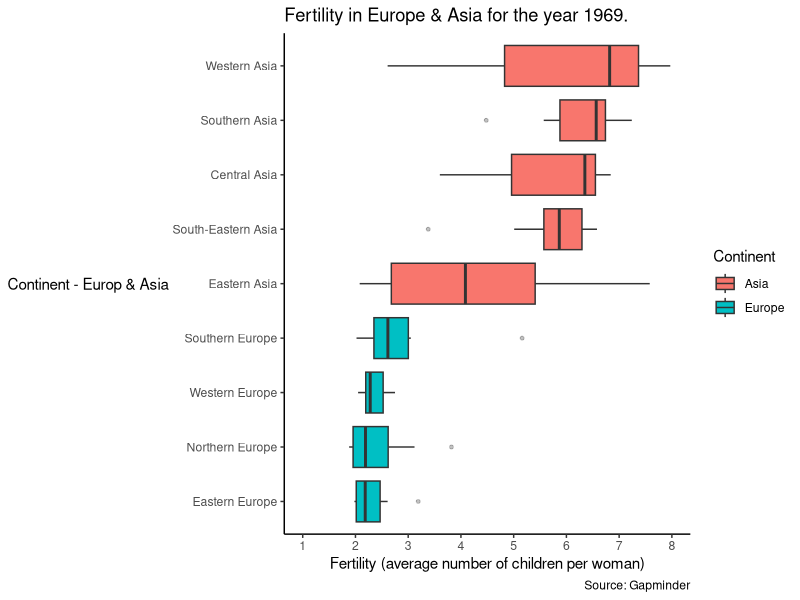
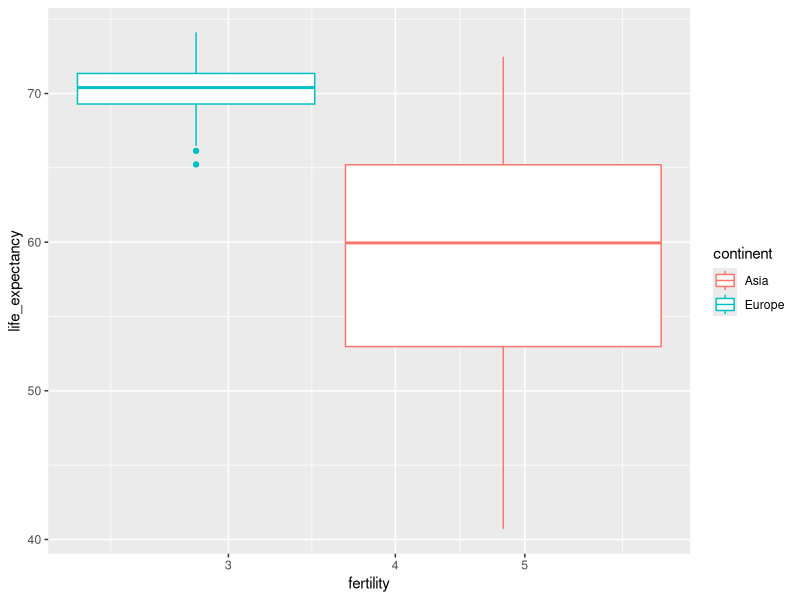

These figures' R source, in order:
## ---- chunk 1
knitr::opts_chunk$set(echo = TRUE, message=FALSE, warning=FALSE, dev = "svg")
## ---- chunk 2
library(tidyverse)
library(knitr)
library(dslabs)
library(scales)
library(ggplot2)
library(dslabs)
library (magrittr)
data("gapminder")
## ---- chunk 3
str(gapminder)
## ---- chunk 4
EA69 <- gapminder %>%
  filter(continent %in% c("Europe","Asia"), year==1969)
  kable(head(EA69 ))
  kable(tail(EA69))
  (str(EA69))
 
 
## ---- chunk 5
ggplot(EA69 , aes(reorder(region, fertility, na.rm = T, FUN = median), fertility, fill=continent)) +
  geom_boxplot(outlier.alpha = 0.3, outlier.size = 1) +
  scale_y_continuous(limits = c(1,8),
                     breaks = seq(1,8,1)) +
  labs(x = "Continent - Europ & Asia",
       y = "Fertility (average number of children per woman)",
       fill = "Continent",
       title = "Fertility in Europe & Asia for the year 1969.",
       caption = "Source: Gapminder") +
  coord_flip() +
  theme_classic() +
  theme(
    axis.title.y = element_text(angle = 0, vjust = 0.5)
  )
## ---- chunk 6
 ggplot(data = EA69) +
geom_boxplot(mapping = aes(x = fertility, y = life_expectancy, color = continent, size = population)) + scale_x_log10()
